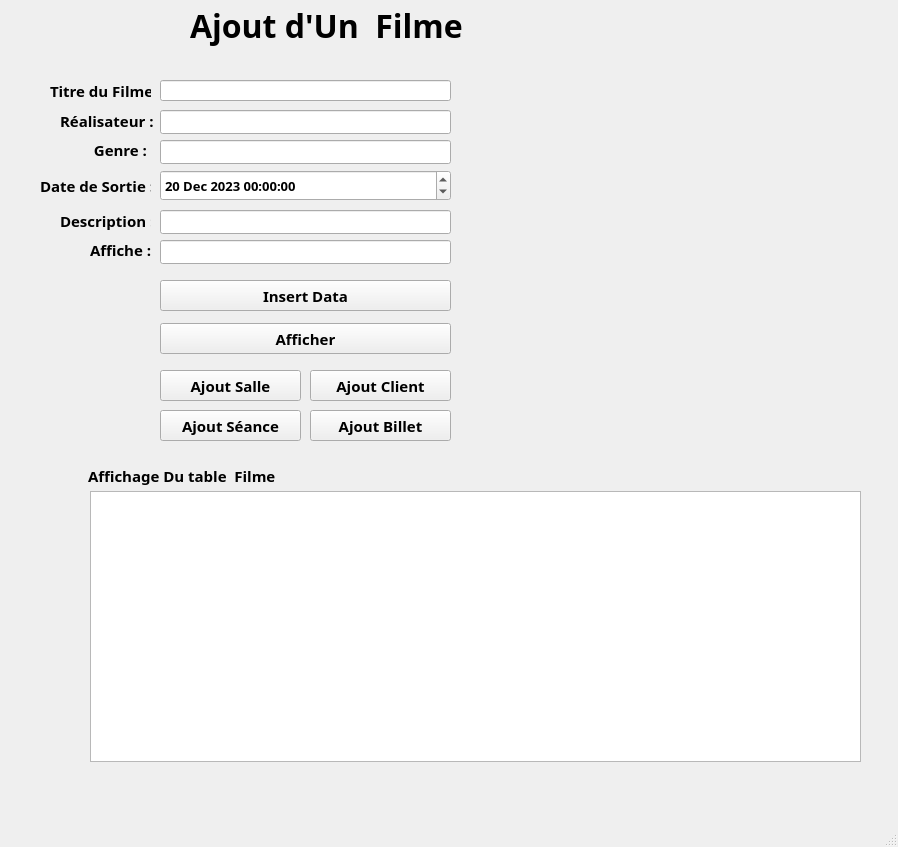
<?xml version="1.0" encoding="UTF-8"?>
<ui version="4.0">
 <class>MainWindow</class>
 <widget class="QMainWindow" name="MainWindow">
  <property name="geometry">
   <rect>
    <x>0</x>
    <y>0</y>
    <width>898</width>
    <height>847</height>
   </rect>
  </property>
  <property name="windowTitle">
   <string>MainWindow</string>
  </property>
  <widget class="QWidget" name="centralwidget">
   <widget class="QLineEdit" name="lineEdit">
    <property name="geometry">
     <rect>
      <x>160</x>
      <y>80</y>
      <width>291</width>
      <height>21</height>
     </rect>
    </property>
   </widget>
   <widget class="QLineEdit" name="lineEdit_2">
    <property name="geometry">
     <rect>
      <x>160</x>
      <y>110</y>
      <width>291</width>
      <height>24</height>
     </rect>
    </property>
   </widget>
   <widget class="QLineEdit" name="lineEdit_3">
    <property name="geometry">
     <rect>
      <x>160</x>
      <y>140</y>
      <width>291</width>
      <height>24</height>
     </rect>
    </property>
   </widget>
   <widget class="QLabel" name="label">
    <property name="geometry">
     <rect>
      <x>50</x>
      <y>80</y>
      <width>101</width>
      <height>21</height>
     </rect>
    </property>
    <property name="font">
     <font>
      <family>Segoe UI Variable Display Semib</family>
      <pointsize>11</pointsize>
      <bold>true</bold>
     </font>
    </property>
    <property name="text">
     <string>Titre du Filme :</string>
    </property>
   </widget>
   <widget class="QLabel" name="label_2">
    <property name="geometry">
     <rect>
      <x>60</x>
      <y>110</y>
      <width>101</width>
      <height>21</height>
     </rect>
    </property>
    <property name="font">
     <font>
      <family>Segoe UI Variable Small Semibol</family>
      <pointsize>11</pointsize>
      <bold>true</bold>
     </font>
    </property>
    <property name="text">
     <string>Réalisateur :</string>
    </property>
   </widget>
   <widget class="QLabel" name="label_3">
    <property name="geometry">
     <rect>
      <x>90</x>
      <y>140</y>
      <width>71</width>
      <height>20</height>
     </rect>
    </property>
    <property name="font">
     <font>
      <family>Segoe UI Variable Display Semib</family>
      <pointsize>11</pointsize>
      <bold>true</bold>
     </font>
    </property>
    <property name="text">
     <string> Genre :</string>
    </property>
   </widget>
   <widget class="QLabel" name="label_4">
    <property name="geometry">
     <rect>
      <x>40</x>
      <y>170</y>
      <width>111</width>
      <height>31</height>
     </rect>
    </property>
    <property name="font">
     <font>
      <family>Segoe UI Variable Display Semib</family>
      <pointsize>11</pointsize>
      <bold>true</bold>
     </font>
    </property>
    <property name="text">
     <string>Date de Sortie :</string>
    </property>
   </widget>
   <widget class="QDateTimeEdit" name="dateTimeEdit">
    <property name="geometry">
     <rect>
      <x>160</x>
      <y>170</y>
      <width>291</width>
      <height>31</height>
     </rect>
    </property>
    <property name="font">
     <font>
      <family>Segoe UI Semibold</family>
      <pointsize>10</pointsize>
      <bold>true</bold>
     </font>
    </property>
    <property name="dateTime">
     <datetime>
      <hour>0</hour>
      <minute>0</minute>
      <second>0</second>
      <year>2023</year>
      <month>12</month>
      <day>20</day>
     </datetime>
    </property>
   </widget>
   <widget class="QLabel" name="label_5">
    <property name="geometry">
     <rect>
      <x>60</x>
      <y>210</y>
      <width>91</width>
      <height>21</height>
     </rect>
    </property>
    <property name="font">
     <font>
      <family>Segoe UI Variable Display Semib</family>
      <pointsize>11</pointsize>
      <bold>true</bold>
     </font>
    </property>
    <property name="text">
     <string>Description :</string>
    </property>
   </widget>
   <widget class="QLineEdit" name="lineEdit_4">
    <property name="geometry">
     <rect>
      <x>160</x>
      <y>210</y>
      <width>291</width>
      <height>24</height>
     </rect>
    </property>
   </widget>
   <widget class="QLabel" name="label_6">
    <property name="geometry">
     <rect>
      <x>90</x>
      <y>240</y>
      <width>61</width>
      <height>20</height>
     </rect>
    </property>
    <property name="font">
     <font>
      <family>Segoe UI Variable Display Semib</family>
      <pointsize>11</pointsize>
      <bold>true</bold>
     </font>
    </property>
    <property name="text">
     <string>Affiche :</string>
    </property>
   </widget>
   <widget class="QLineEdit" name="lineEdit_5">
    <property name="geometry">
     <rect>
      <x>160</x>
      <y>240</y>
      <width>291</width>
      <height>24</height>
     </rect>
    </property>
   </widget>
   <widget class="QPushButton" name="pushButton_Insert_Data">
    <property name="geometry">
     <rect>
      <x>160</x>
      <y>280</y>
      <width>291</width>
      <height>31</height>
     </rect>
    </property>
    <property name="font">
     <font>
      <family>Segoe UI Semibold</family>
      <pointsize>11</pointsize>
      <bold>true</bold>
     </font>
    </property>
    <property name="text">
     <string>Insert Data</string>
    </property>
   </widget>
   <widget class="QLabel" name="label_7">
    <property name="geometry">
     <rect>
      <x>190</x>
      <y>-10</y>
      <width>281</width>
      <height>71</height>
     </rect>
    </property>
    <property name="font">
     <font>
      <family>Segoe UI Variable Text Semibold</family>
      <pointsize>24</pointsize>
      <bold>true</bold>
     </font>
    </property>
    <property name="text">
     <string>Ajout d'Un  Filme</string>
    </property>
   </widget>
   <widget class="QPushButton" name="pushButton_Ajout_salle">
    <property name="geometry">
     <rect>
      <x>160</x>
      <y>370</y>
      <width>141</width>
      <height>31</height>
     </rect>
    </property>
    <property name="font">
     <font>
      <family>Segoe UI Variable Display Semib</family>
      <pointsize>11</pointsize>
      <bold>true</bold>
     </font>
    </property>
    <property name="text">
     <string>Ajout Salle</string>
    </property>
   </widget>
   <widget class="QPushButton" name="pushButton_Ajout_client">
    <property name="geometry">
     <rect>
      <x>310</x>
      <y>370</y>
      <width>141</width>
      <height>31</height>
     </rect>
    </property>
    <property name="font">
     <font>
      <family>Segoe UI Variable Small Semibol</family>
      <pointsize>11</pointsize>
      <bold>true</bold>
     </font>
    </property>
    <property name="text">
     <string>Ajout Client</string>
    </property>
   </widget>
   <widget class="QPushButton" name="pushButton">
    <property name="geometry">
     <rect>
      <x>160</x>
      <y>410</y>
      <width>141</width>
      <height>31</height>
     </rect>
    </property>
    <property name="font">
     <font>
      <family>Segoe UI Variable Display Semib</family>
      <pointsize>11</pointsize>
      <bold>true</bold>
     </font>
    </property>
    <property name="text">
     <string>Ajout Séance</string>
    </property>
   </widget>
   <widget class="QPushButton" name="pushButton_Billet">
    <property name="geometry">
     <rect>
      <x>310</x>
      <y>410</y>
      <width>141</width>
      <height>31</height>
     </rect>
    </property>
    <property name="font">
     <font>
      <family>Segoe UI Variable Display Semib</family>
      <pointsize>11</pointsize>
      <bold>true</bold>
     </font>
    </property>
    <property name="text">
     <string>Ajout Billet</string>
    </property>
   </widget>
   <widget class="QLabel" name="label_pic">
    <property name="geometry">
     <rect>
      <x>510</x>
      <y>80</y>
      <width>331</width>
      <height>301</height>
     </rect>
    </property>
    <property name="text">
     <string/>
    </property>
   </widget>
   <widget class="QPushButton" name="pushButton_load_Filme">
    <property name="geometry">
     <rect>
      <x>160</x>
      <y>323</y>
      <width>291</width>
      <height>31</height>
     </rect>
    </property>
    <property name="font">
     <font>
      <family>Segoe UI Semibold</family>
      <pointsize>11</pointsize>
      <bold>true</bold>
     </font>
    </property>
    <property name="text">
     <string>Afficher</string>
    </property>
   </widget>
   <widget class="QTableView" name="tableView">
    <property name="geometry">
     <rect>
      <x>90</x>
      <y>491</y>
      <width>771</width>
      <height>271</height>
     </rect>
    </property>
   </widget>
   <widget class="QLabel" name="label_8">
    <property name="geometry">
     <rect>
      <x>88</x>
      <y>466</y>
      <width>191</width>
      <height>20</height>
     </rect>
    </property>
    <property name="font">
     <font>
      <family>Segoe UI Semibold</family>
      <pointsize>11</pointsize>
      <bold>true</bold>
     </font>
    </property>
    <property name="text">
     <string>Affichage Du table  Filme :</string>
    </property>
   </widget>
  </widget>
  <widget class="QMenuBar" name="menubar">
   <property name="geometry">
    <rect>
     <x>0</x>
     <y>0</y>
     <width>898</width>
     <height>21</height>
    </rect>
   </property>
  </widget>
  <widget class="QStatusBar" name="statusbar"/>
 </widget>
 <resources/>
 <connections/>
</ui>
